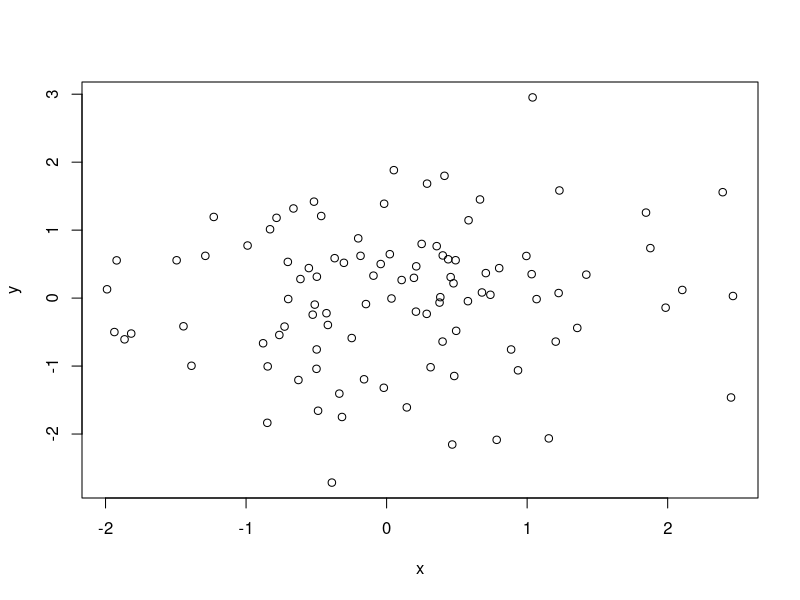
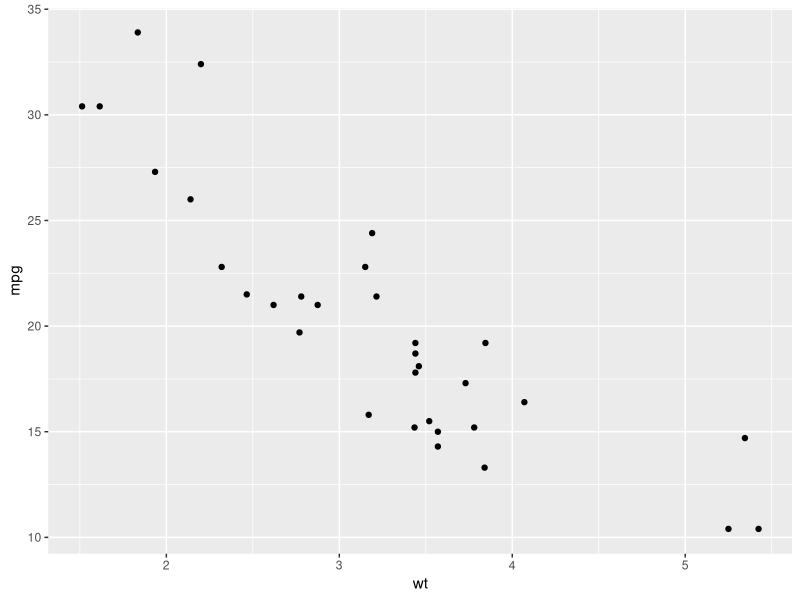

Source code (R) for these figures, in order:
## ---- chunk 1
y <- rnorm(100); x <- rnorm(100)       
plot(x,y)
## ---- chunk 2
require(ggplot2)
qplot(wt, mpg, data = mtcars)
